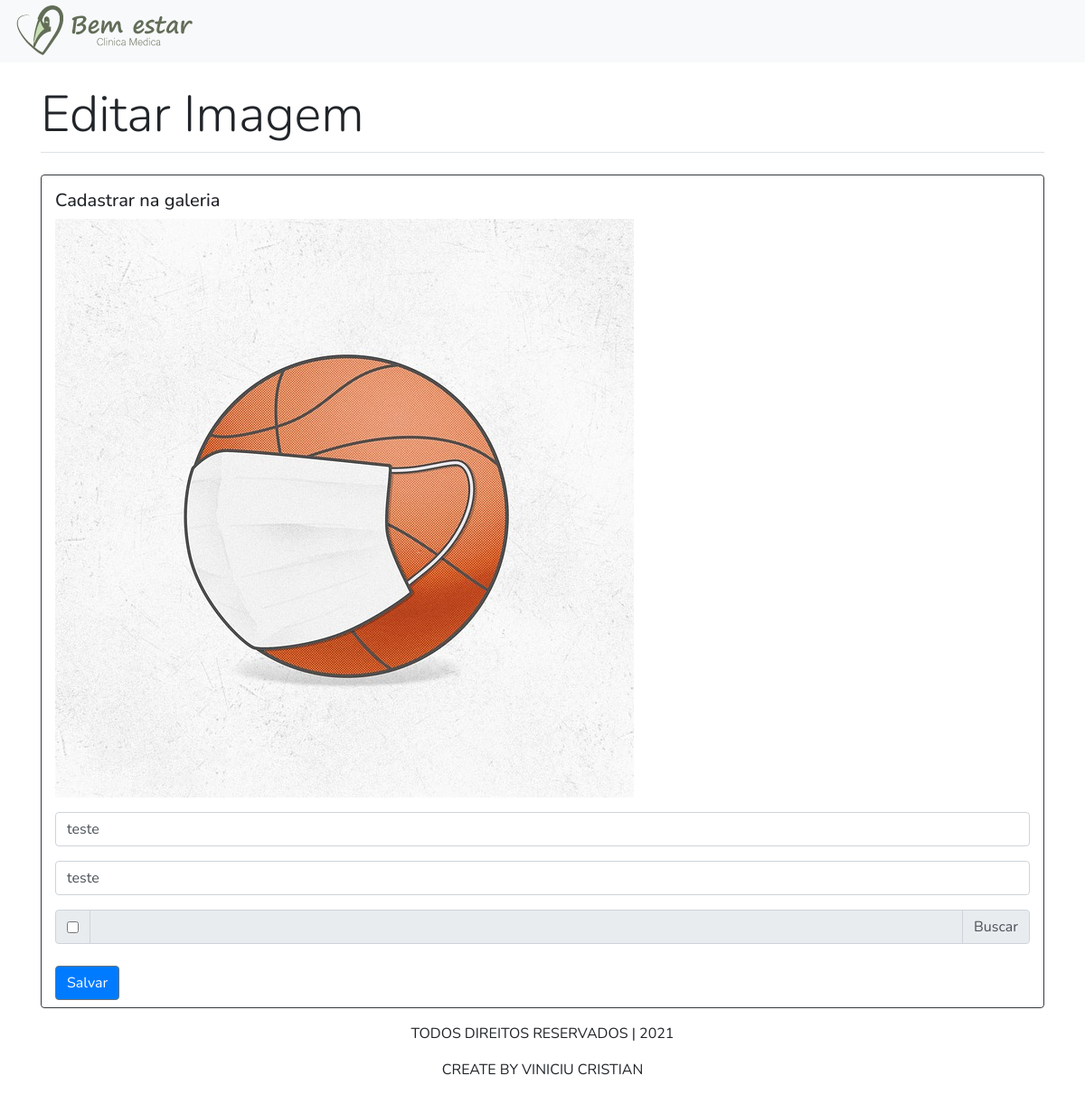
Page /cadastro-imagem.php?imagem_id=20 on the committed database.
### tables this page shows
CREATE TABLE `tb_imagem` (
  `imagem_id` int(11) NOT NULL,
  `usuario_id` int(11) DEFAULT NULL,
  `imagem_titulo` varchar(250) DEFAULT NULL,
  `imagem_descricao` varchar(250) DEFAULT NULL,
  `imagem_caminho` varchar(250) DEFAULT NULL,
  `imagem_tipo` varchar(250) DEFAULT NULL,
  `imagem_tamanho` varchar(250) DEFAULT NULL
);

### cadastro-imagem.php (the view, shortened to what this page needs)
<?php
  $imagem_id = filter_input(INPUT_GET, 'imagem_id', FILTER_SANITIZE_NUMBER_INT);
  if(isset($imagem_id)){
    $consulta_sql =
      "SELECT
        imagem_titulo,
        imagem_descricao,
        imagem_caminho
      FROM
        tb_imagem
      WHERE
        imagem_id = '$imagem_id'";
    require_once('conexaoBanco.php');
    $resultado_sonsulta_sql = mysqli_query($conexao, $consulta_sql);
    $registro = mysqli_fetch_array($resultado_sonsulta_sql, MYSQLI_BOTH);
  }
?>
<!DOCTYPE html>
<html lang="pt-br">
<head>
    <link rel="stylesheet" href="https://cdn.jsdelivr.net/npm/bootstrap@4.5.3/dist/css/bootstrap.min.css">
    <link rel="stylesheet" href="./Public/css/Inicio.css">
</head>
<body>
    <header>
        <div id="header" class="container-fluid bg-light">
            <div class="row">
              <div class="col-lg-2 col-md col-3">
                <a href="Index.php"><img src="./Public/Images/Logotipo-d.png" class="rounded float-left" alt="..."></a>
              </div>
            </div>
          </div>
    </header>
    <main class="container mt-4">
        <section class="border-bottom boreder-dark ">
          <h1 class="display-4"><?php echo isset($imagem_id) ? "Editar Imagem" : "Cadastrar Imagem" ; ?></h1>
        </section>
        <div class="col border-top  border border-dark rounded mt-4">
          <h5 class="mt-3">Cadastrar na galeria</h5>
          <form name="cad_img" action="galeria-crud.php" method="POST" enctype="multipart/form-data" onreset="habilitar();">
            <div>
                <div class="p-0 m-0" style="max-width: 200px; max-heigth: 200px;">
                  <img class="p-0 m-0" name="imagem" id="imagem" src="<?php echo isset($imagem_id) ? $registro['imagem_caminho'] : 'public/images/no-image.jpg' ?>" alt="Imagem da galeria">
                </div>
              <div class="mt-3">
                  <div class="form-row">
                    <div class="col">
                      <input type="text" class="form-control" id="titulo" name="imagem_titulo" value="<?php echo isset($imagem_id) ? $registro['imagem_titulo'] : "" ?>" placeholder="Titulo">
                    </div>
                  </div>
              </div>
              <div class="mt-3">
                  <div class="form-row">
                    <div class="col">
                      <input type="text" class="form-control" id="descricao" name="imagem_descricao" value="<?php echo isset($imagem_id) ? $registro['imagem_descricao'] : "" ?>" placeholder="Descrição">
                    </div>
                  </div>
              </div>
              <div class="input-group mb-3 mt-3">
                <div class="input-group-prepend">
                    <div class="input-group-text">
                        <input type="checkbox" name="imagem_caminho" id="imagem_caminho" onClick="habilitar();" value="<?php echo isset($imagem_id) ? $registro['imagem_caminho'] : "" ?>" <?php echo isset($imagem_id) ? "" : "checked" ?>>
                    </div>
                </div>
                <div class="custom-file">
                    <label data-browse="Buscar" class="custom-file-label" name="name" id="name"></label>
                </div>
            </div>
                <div class=" row mt-4 mb-2">
                  <div class="col-3">
                  <input type="submit" name="salvar" value="Salvar" class="btn btn-primary border-secondary botoes-form-dimensoes" onclick="return confirm('Deseja salvar?');">
                  </div>
                </div>
            </div>
          </form>
        </div>
    </main>
    <footer>
        <div class="row">
            <div class="col-lg text-center ">
              <p class="mt-3">TODOS DIREITOS RESERVADOS | 2021</p>
              <P>CREATE BY VINICIU CRISTIAN</P>
            </div>
          </div>
    </footer>
</body>
</html>

### public/css/Inicio.css (style rules this page uses)
* { font-family: 'Nunito', sans-serif; }
html, body { max-width: 100%; overflow-x: hidden; }

### rows in the picture
tb_imagem: imagem_caminho (picture), imagem_titulo "teste", imagem_descricao "teste"
